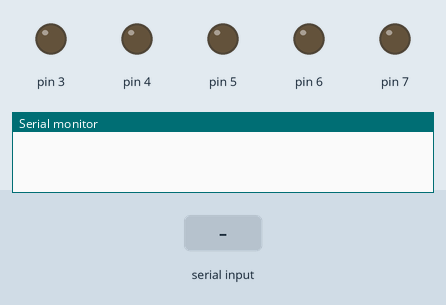
Recording of a sketch running on a simulated Arduino Uno, built with avr-gcc and run on an emulated ATmega328P. Shown: output pins drawn as LEDs (lit = HIGH), the last lines printed to the serial monitor. The test bench sets the inputs (shaded band).

Above: at 1.2 s.
1.3 s: "1\n" received over Serial
At 2.0 s:
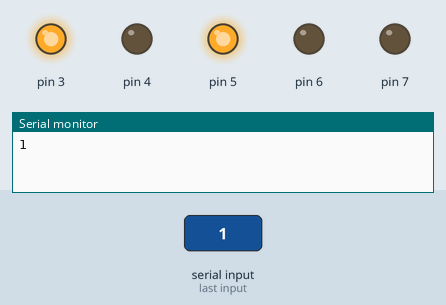
2.8 s: byte 50 ('2') received over Serial
At 3.1 s:
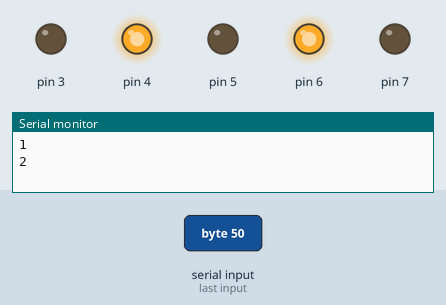
4.3 s: byte 51 ('3') received over Serial
At 5.4 s:
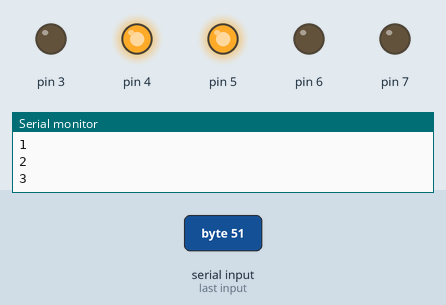
5.8 s: byte 52 ('4') received over Serial
At 6.6 s:
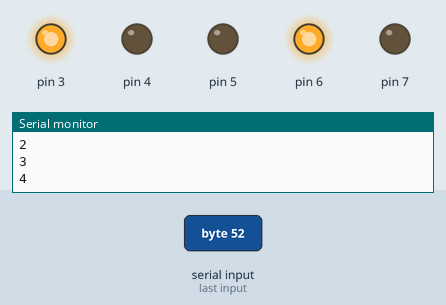
7.3 s: byte 53 ('5') received over Serial
At 7.7 s:
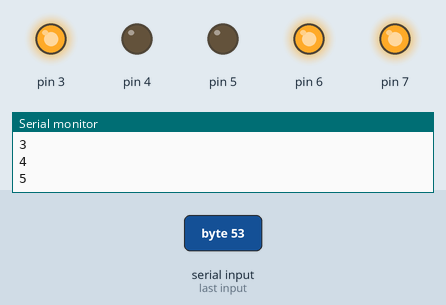
8.8 s: byte 48 ('0') received over Serial
At 10.1 s:
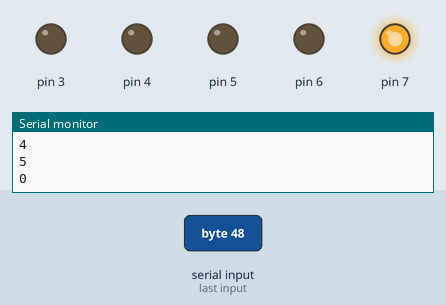
Timing chart, 0 to 11.3 s (numbered marks = the images above; inputs shaded):
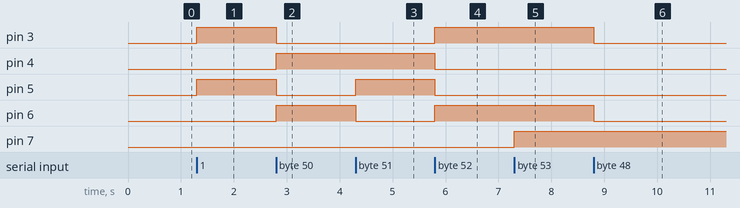

Measured:
- after the input at 1.3 s, pin 3, pin 5: LOW → HIGH at once
- after the input at 2.8 s, pin 3, pin 5: HIGH → LOW at once; pin 4, pin 6: LOW → HIGH at once
- after the input at 4.3 s, pin 5: LOW → HIGH at once; pin 6: HIGH → LOW at once
- after the input at 5.8 s, pin 3, pin 6: LOW → HIGH at once; pin 4, pin 5: HIGH → LOW at once
- after the input at 7.3 s, pin 7: LOW → HIGH at once
- after the input at 8.8 s, pin 3, pin 6: HIGH → LOW at once

The sketch:

arduino_car.ino
```cpp
char Incoming_value = 0;
bool t = false;
void setup()
{
  Serial.begin(9600);
  pinMode(3, OUTPUT);
  pinMode(4, OUTPUT);
  pinMode(5, OUTPUT);
  pinMode(6, OUTPUT);
  pinMode(7, OUTPUT);

}
void loop()
{
  if (Serial.available() > 0)
  {
    Incoming_value = Serial.read();
    Serial.print(Incoming_value);
    Serial.print("\n");
    if (Incoming_value == '1') {
      digitalWrite(3, HIGH);
      digitalWrite(4, LOW);
      digitalWrite(5, HIGH);
      digitalWrite(6, LOW);
    }
    else if (Incoming_value == '2') {
      digitalWrite(3, LOW);
      digitalWrite(4, HIGH);
      digitalWrite(5, LOW);
      digitalWrite(6, HIGH);
    }
    else if (Incoming_value == '3') {
      digitalWrite(3, LOW);
      digitalWrite(4, HIGH);
      digitalWrite(5, HIGH);
      digitalWrite(6, LOW);
    }
    else if (Incoming_value == '4') {
      digitalWrite(3, HIGH);
      digitalWrite(4, LOW);
      digitalWrite(5, LOW);
      digitalWrite(6, HIGH);
    }
    else if(Incoming_value == '0') {
      digitalWrite(3, LOW);
      digitalWrite(4, LOW);
      digitalWrite(5, LOW);
      digitalWrite(6, LOW);
    }
    if (Incoming_value == '5') {
      digitalWrite(7, !t);
    }
  }

}
```
